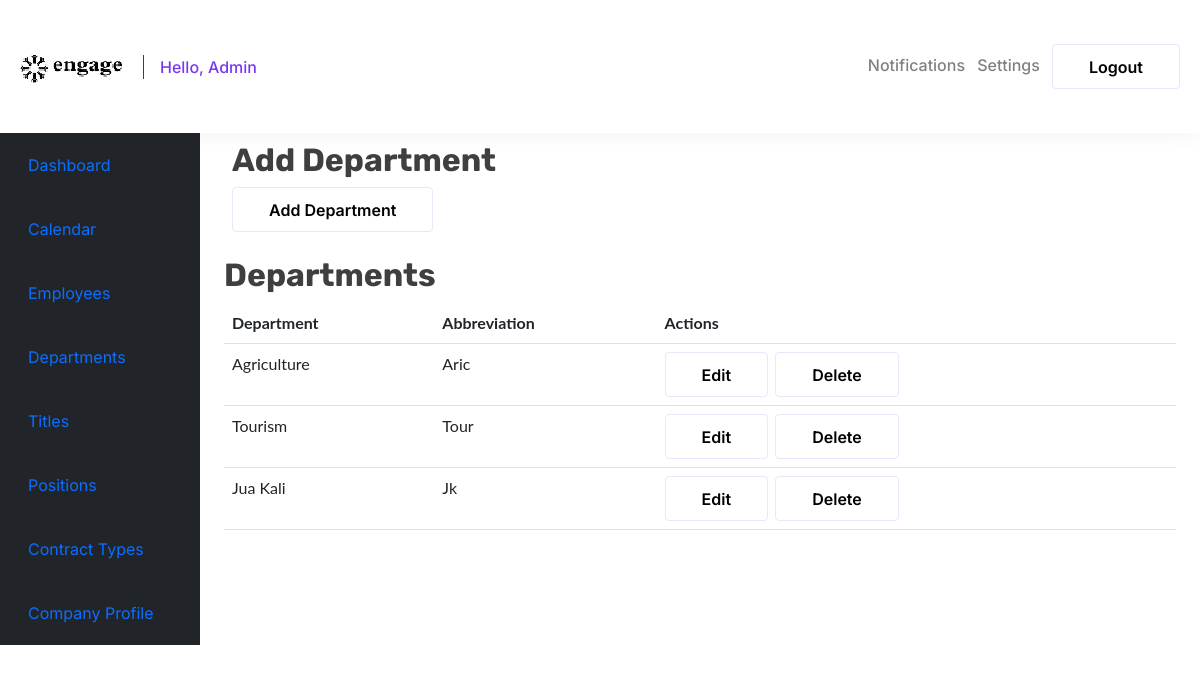
Page /add_dept/ (signed in) on the committed database.
### accounts/models.py (models this page shows, shortened)
class Department(models.Model):
    name = models.CharField(max_length=100)
    abbreviation = models.CharField(max_length=100, null=True)
    company = models.ForeignKey(Company, on_delete=models.CASCADE)

### accounts/views.py (the view, shortened to what this page needs)
# urls.py: path('add_dept/', views.add_dept, name='add_dept'),
def add_dept(request):
    context = {}
    departments = Department.objects.filter(company=request.user.company)
    context = {
        'dept_form': DepartmentForm,
        'departments': departments,
        }
    return render(request, 'accounts/add_dept.html', context)

### accounts/templates/accounts/add_dept.html (shortened to what this page needs)
{% extends 'accounts/logged_in.html' %}
{% load crispy_forms_tags %}
{% block auth_content %}
<h2>Add department</h2>
<form method="post">
    <button type="button" class="btn btn-primary mb-3" data-bs-toggle="modal" data-bs-target="#addDeptModal">
        Add Department
      </button>
        </div>
<h2>Departments</h2>
<table class="table">
    <thead>
        <tr>
            <th>Department</th>
            <th>Abbreviation</th>
            <th>Actions</th>
        </tr>
    </thead>
    <tbody>
        {% for dept in departments %}
        <tr>
            <td>{{ dept.name }}</td>
            <td>{{ dept.abbreviation }}</td>
            <td>
                <a href="#" class="btn btn-primary">Edit</a>
                <a href="#" class="btn btn-danger">Delete</a>
            </td>
        </tr>
        {% endfor %}
    </tbody>
{% endblock %}

### static/assets/css/style.css (style rules this page uses)
:root { --primary_font: "Rubik", sans-serif; --secondary_font: "Inter", sans-serif; --primary_color: #3F3F3F; --secondary_color: #7839EE; --accent_color: #FBFBFB; --text_color: #818181; --default_color: #FFFFFF; --color_one: #EDE4FE; --primary_bg: #FAF7FE; }
html { scroll-behavior: smooth; min-height: 100vh; }
body { overflow-x: hidden; }
a { text-decoration: none; }
h2 { color: var(--primary_color); font-size: 44px; font-family: var(--primary_font); font-weight: 700; text-transform: capitalize; }
.btn { color: var(--secondary_color); font-size: 18px; font-family: var(--secondary_font); font-weight: 600; text-transform: capitalize; padding: 10px 36px 9px; border-radius: 4px; border: 1px solid var(--color_one); background: var(--color_one); transition: 0.4s all ease; }

### ecalendar/static/ecalendar/css/styles.css (style rules this page uses)
body { font-family: "ptsans", "Lato", "Helvetica Neue", Helvetica, Arial, sans-serif; }
.btn { outline: none; color: black; background-color: transparent; box-shadow: 0 0 0 0; margin-right: 3px; }
a { color: #17a2b8; }

### static/assets/css/responsive.css (style rules this page uses)
@media only screen and (min-width:1200px) and (max-width:1500px) { h2 { font-size: 32px; } }
@media only screen and (min-width:1200px) and (max-width:1500px) { .btn { font-size: 16px; } }

### rows in the picture
Department: name "Agriculture", abbreviation "Aric"
Department: name "Tourism", abbreviation "Tour"
Department: name "Jua Kali", abbreviation "Jk"
